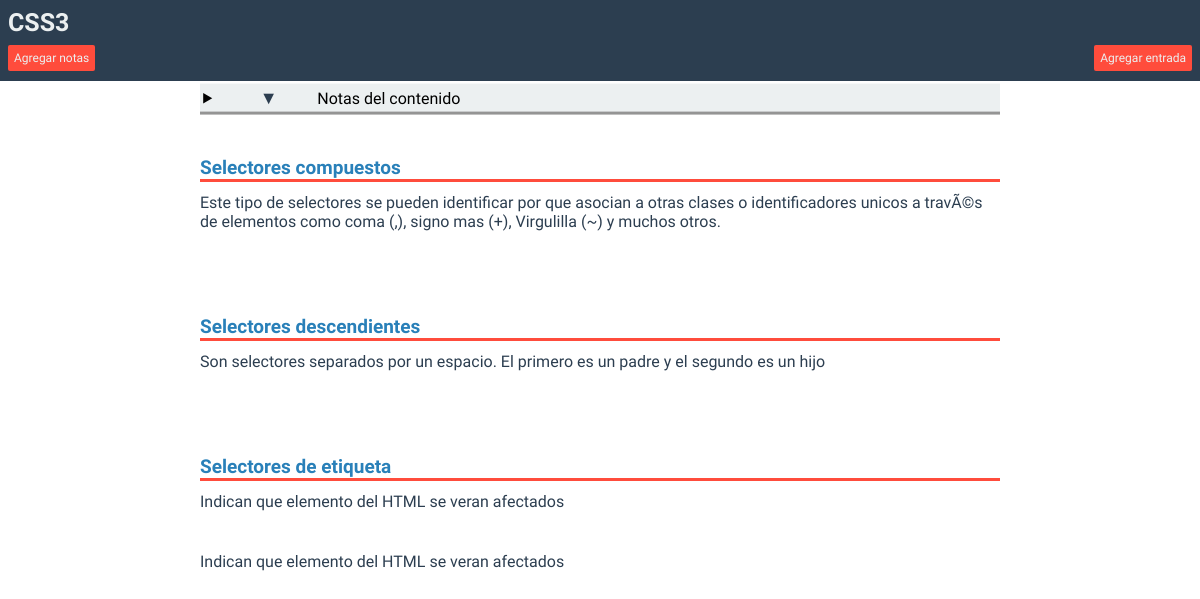
/guia.php?id=2, run on the app's committed database.
### tables this page shows
CREATE TABLE `guia` (
  `id` int(3) NOT NULL,
  `nombre` varchar(100) NOT NULL,
  `descr` varchar(700) NOT NULL,
  `img` longtext NOT NULL
);

CREATE TABLE `entrada` (
  `id` int(3) NOT NULL,
  `id_guia` varchar(100) NOT NULL,
  `titulo` varchar(100) NOT NULL,
  `descr` varchar(1000) NOT NULL,
  `cont` varchar(50000) NOT NULL
);

### model/readall.php (called while the page is built, shortened)
<?php
$id = null;
if ( !empty($_GET['id'])) {
    $id = $_REQUEST['id'];	}
if ( null==$id ) {
    header("Location: index.php");
} else {
    $pdo = Database::connect();
    $pdo->setAttribute(PDO::ATTR_ERRMODE, PDO::ERRMODE_EXCEPTION);
    $sql = "SELECT * FROM entrada WHERE id_guia = ?";
    $q = $pdo->prepare($sql);
    $q->execute(array($id));
    $data = $q->fetch(PDO::FETCH_ASSOC);
    Database::disconnect();	}
?>

### guia.php (the view, shortened to what this page needs)
<?php
require 'model/readall.php';
$idguia=$data['id_guia'];
?>
<!DOCTYPE html>
<html lang="es">
<head>
   <link href="https://file.myfontastic.com/6GwqSE8XRsXZbF4AF8dQHB/icons.css" rel="stylesheet">
   <link rel="stylesheet" href="css/prism.css">
   <link rel="stylesheet" href="css/estilos.css">
</head>
<body>
<header class="header-container">
   <div class="title-container">
      <h1 class="title-course">
          <?php
          $sql=mysql_query("SELECT * FROM guia WHERE id = '$idguia'");
          while($res=mysql_fetch_array($sql)){
             echo $res['nombre'];
          }
          ?></h1>
   </div>
   <div class="widgets-header">
      <button class="new-note widget"><p>Agregar notas</p> <div class="icon-add"></div></button>
      <label for="mostrar-modal" class="new-entry">
         Agregar entrada
      </label>
   </div>
</header>
<article class="notes">
   <details class="notes__details">
      <summary class="notes__details__titulo">Notas del contenido</summary>
   </details>
</article>
<main class="main-container">
   <div class="entry-container">
       <?php
       $sql=mysql_query("SELECT * FROM entrada WHERE id_guia = '$idguia' ORDER BY id DESC");
       while($res=mysql_fetch_array($sql)){  ?>
      <h2 class="title-entry"><?php echo $res['titulo']; ?></h2>
      <p class="title-info"><?php echo $res['descr']; ?></p>
      <p class="subtitle-info"><?php echo $res['cont']; ?></p>
       <?php   }  ?>
   </div>
</main>
</body>
</html>

### css/estilos.css (style rules this page uses)
*,:after,:before { -webkit-box-sizing:border-box;box-sizing:border-box;margin:0;padding:0;font-family:'Roboto Condensed', sans-serif }
.menu-container__titulo__courses,.title-course,.title-entry { font-size:25px;color:#ecf0f1 }
#cerrar-modal+label,#mostrar-modal+label,.link-guide,.widget { padding:0.5em;font-size:12px;color:#ecf0f1;background-color:#ff4c3c;border:none;border-radius:2px;-webkit-user-select:none;-moz-user-select:none;-ms-user-select:none;user-select:none;text-decoration:none;display:-webkit-box;display:-webkit-flex;display:-ms-flexbox;display:flex;position:relative;cursor:pointer }
.title-entry { font-size:19px;color:#2980b9;background-color:#fff;position:-webkit-sticky;position:sticky;border-bottom:3px solid #ff4c3c;top:3.5em;margin-bottom:.3em }
.entry-container p,.title-info { padding-top:.3em;padding-bottom:1em;color:#2c3e50 }
.widget { -webkit-transition:all .1s;-o-transition:all .1s;transition:all .1s }
.main-container,.notes { width:90%;margin-left:auto;margin-right:auto;max-width:800px }
.header-container { padding:0.5em 0.5em 0.1em;background-color:#2c3e50;color:#ecf0f1;display:-webkit-box;display:-webkit-flex;display:-ms-flexbox;display:flex;position:-webkit-sticky;position:sticky;top:0;-webkit-box-orient:vertical;-webkit-box-direction:normal;-webkit-flex-direction:column;-ms-flex-direction:column;flex-direction:column;z-index:10 }
.title-container { display:-webkit-box;display:-webkit-flex;display:-ms-flexbox;display:flex;-webkit-box-align:center;-webkit-align-items:center;-ms-flex-align:center;align-items:center;-webkit-box-pack:justify;-webkit-justify-content:space-between;-ms-flex-pack:justify;justify-content:space-between }
.widgets-header { width:100%;display:-webkit-box;display:-webkit-flex;display:-ms-flexbox;display:flex;-webkit-box-pack:justify;-webkit-justify-content:space-between;-ms-flex-pack:justify;justify-content:space-between;-webkit-box-orient:horizontal;-webkit-box-direction:normal;-webkit-flex-direction:row;-ms-flex-direction:row;flex-direction:row;margin:.5em auto }
.title-course { -webkit-box-pack:start;-webkit-justify-content:flex-start;-ms-flex-pack:start;justify-content:flex-start }
.notes { display:-webkit-box;display:-webkit-flex;display:-ms-flexbox;display:flex;margin:0 auto;position:-webkit-sticky;position:sticky;top:5.2em;background-color:#ecf0f1;z-index:5;padding:.2em;-webkit-box-orient:vertical;-webkit-box-direction:normal;-webkit-flex-direction:column;-ms-flex-direction:column;flex-direction:column;-webkit-box-shadow:0px 3px 0px 0px rgba(0, 0, 0, 0.42);box-shadow:0px 3px 0px 0px rgba(0, 0, 0, 0.42) }
.title-entry { z-index:4 }
.notes__details__titulo { cursor:pointer }
summary:before { content:"▼";color:#2c3e50;font-size:18px;margin-right:5%;margin-left:5% }
.entry-container { padding-bottom:1em }
.title-entry { padding-top:2.5em }

### data on the page
guia: nombre "CSS3"
entrada: titulo "Selectores compuestos", descr "Este tipo de selectores se pueden identificar por que asocian a otras clases o identificadores unicos a travÃ©s de elementos como coma (,), signo mas (+), Virgulilla (~) y muchos otros."
entrada: titulo "Selectores descendientes", descr "Son selectores separados por un espacio. El primero es un padre y el segundo es un hijo"
entrada: titulo "Selectores de etiqueta", descr "Indican que elemento del HTML se veran afectados", cont "Indican que elemento del HTML se veran afectados"
